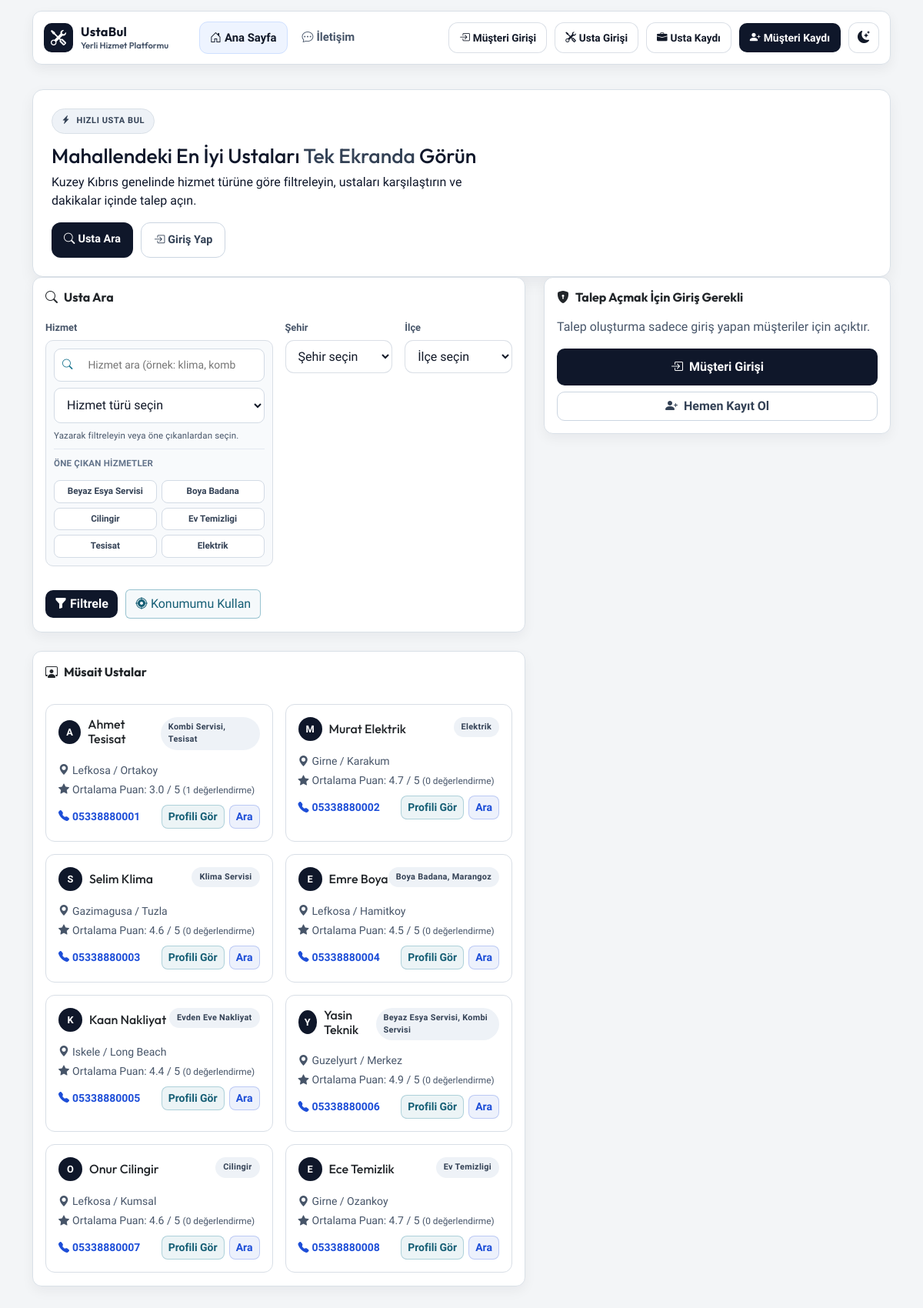
The app's page /, older data.
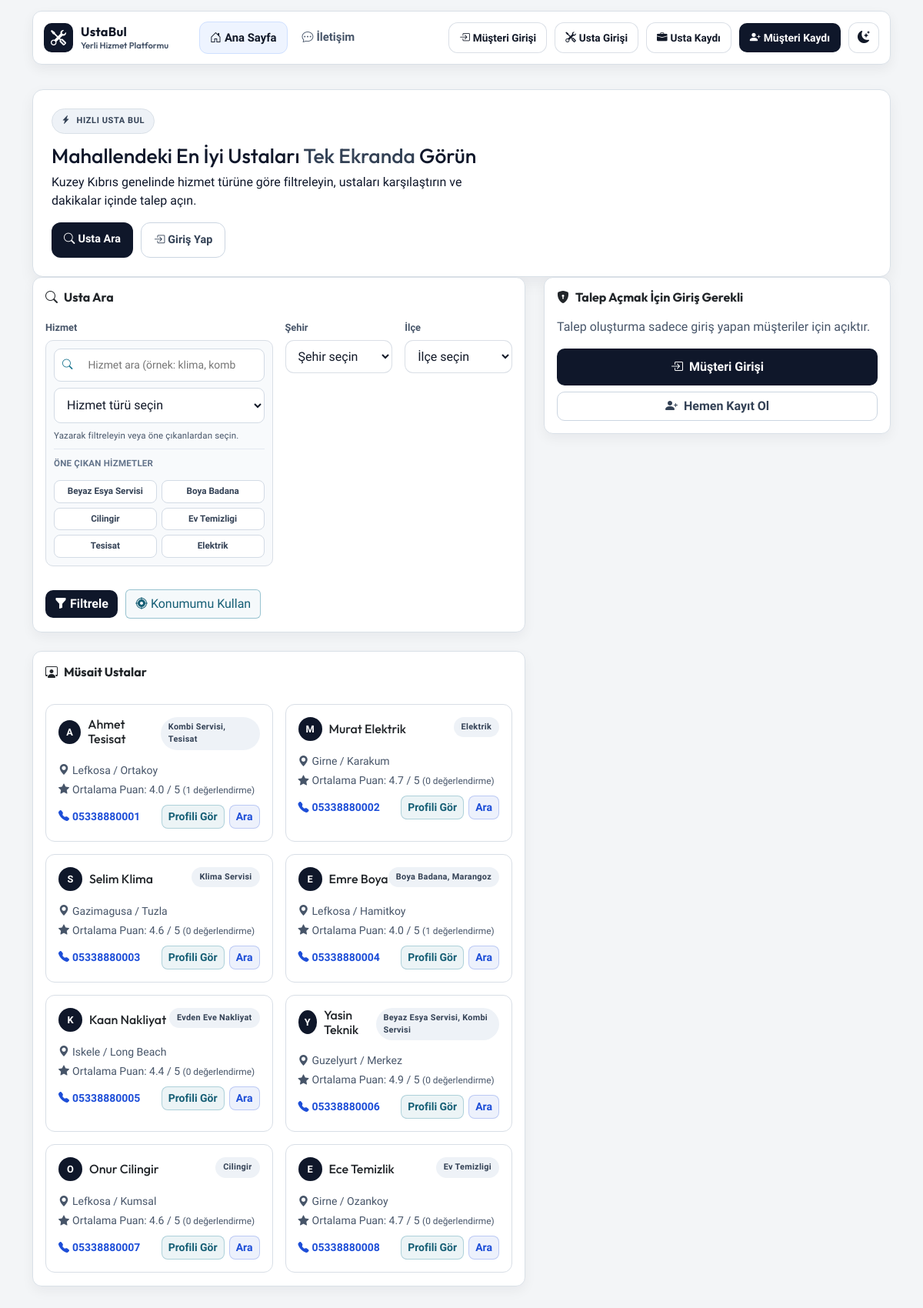
The same page, newer data.
### Myapp/models.py (models this page shows, shortened)
class Provider(models.Model):
    user = models.OneToOneField(
        User,
        on_delete=models.SET_NULL,
        null=True,
        blank=True,
        related_name="provider_profile",
    )
    full_name = models.CharField(max_length=120)
    service_types = models.ManyToManyField(ServiceType, related_name="providers", blank=True)
    city = models.CharField(max_length=80)
    district = models.CharField(max_length=80)
    phone = models.CharField(max_length=20)
    latitude = models.DecimalField(max_digits=9, decimal_places=6, null=True, blank=True)
    longitude = models.DecimalField(max_digits=9, decimal_places=6, null=True, blank=True)
    rating = models.DecimalField(max_digits=2, decimal_places=1, default=5.0)
    is_available = models.BooleanField(default=True)
    description = models.TextField(blank=True)
    created_at = models.DateTimeField(auto_now_add=True)
    class Meta:
        ordering = ["-is_available", "-rating", "full_name"]

### Myapp/views.py (the view)
# urls.py: path('', views.index, name='index'),
@never_cache
@ensure_csrf_cookie
def index(request):
    refresh_offer_lifecycle()
    is_provider_user = bool(get_provider_for_user(request.user)) if request.user.is_authenticated else False
    search_form = ServiceSearchForm(request.GET or None)
    providers_qs = (
        Provider.objects.filter(is_available=True)
        .prefetch_related("service_types")
        .annotate(ratings_count=Count("ratings", distinct=True))
    )
    location_used = False
    if search_form.is_valid():
        service_type = search_form.cleaned_data.get("service_type")
        city = (search_form.cleaned_data.get("city") or "").strip()
        district = (search_form.cleaned_data.get("district") or "").strip()
        user_latitude = search_form.cleaned_data.get("latitude")
        user_longitude = search_form.cleaned_data.get("longitude")
        if service_type:
            providers_qs = providers_qs.filter(service_types=service_type)
        if city:
            providers_qs = providers_qs.filter(city__icontains=city)
        if district and district != ANY_DISTRICT_VALUE:
            providers_qs = providers_qs.filter(district__icontains=district)
        providers_qs = providers_qs.annotate(
            avg_quote=Avg("offers__quote_amount", filter=get_provider_avg_quote_filter(service_type))
        )
        providers = list(providers_qs[:100])
        if user_latitude is not None and user_longitude is not None:
            location_used = True
            for provider in providers:
                if provider.latitude is not None and provider.longitude is not None:
                    provider.distance_km = round(
                        haversine_km(
                            float(user_latitude),
                            float(user_longitude),
                            float(provider.latitude),
                            float(provider.longitude),
                        ),
                        1,
                    )
                else:
                    provider.distance_km = None
            providers.sort(
                key=lambda p: (
                    p.distance_km is None,
                    p.distance_km if p.distance_km is not None else 10**9,
                    -float(p.rating),
                )
            )
        else:
            for provider in providers:
                provider.distance_km = None
    else:
        providers = list(providers_qs[:12])
        for provider in providers:
            provider.distance_km = None
    request_form = ServiceRequestForm(initial=build_request_form_initial(request))
    context = {
        "search_form": search_form,
        "request_form": request_form,
        "providers": providers[:12],
        "location_used": location_used,
        "city_district_map_json": get_city_district_map_json(),
        "is_provider_user": is_provider_user,
        "popular_service_types": get_popular_service_types(),
    }
    return render(request, "Myapp/index.html", context)

### Myapp/forms.py
class ServiceSearchForm(forms.Form):
    service_type = forms.ModelChoiceField(
        queryset=ServiceType.objects.all(),
        empty_label="Hizmet türü seçin",
        required=False,
        label="Hizmet",
    )
    city = forms.ChoiceField(choices=[("", "Şehir seçin")] + NC_CITY_CHOICES, required=False, label="Şehir")
    district = forms.ChoiceField(choices=DISTRICT_CHOICES_WITH_ANY, required=False, label="İlçe")
    latitude = forms.FloatField(required=False, widget=forms.HiddenInput())
    longitude = forms.FloatField(required=False, widget=forms.HiddenInput())

### Myapp/models.py (called while the page is built)
    def __str__(self):
        return self.name

### Myapp/views.py (called while the page is built, shortened)
def build_request_form_initial(request):
    if not request.user.is_authenticated:
        return {}

def get_city_district_map_json():
    return json.dumps(NC_CITY_DISTRICT_MAP)

def get_popular_service_types(limit=6):
    return list(
        ServiceType.objects.annotate(request_count=Count("requests", distinct=True))
        .order_by("-request_count", "name")[:limit]
    )

def get_offer_expiry_minutes():
    return max(1, int(getattr(settings, "OFFER_EXPIRY_MINUTES", 180)))

### Myapp/templates/Myapp/index.html (shortened to what the changed rows need)
{% extends "base.html" %}
{% block content %}
<section class="hero-spotlight reveal-up">
  <div class="hero-layout">
    <div class="hero-copy">
      <h1>Mahallendeki En İyi Ustaları <span>Tek Ekranda</span> Görün</h1>
    </div>
  </div>
</section>
<section class="row g-4 align-items-start">
  <div class="col-xl-7">
    <div class="card panel-card shadow-sm reveal-up delay-1" id="search-panel">
      <div class="card-body">
        <h2 class="h5 mb-3 section-title"><i class="bi bi-search me-2"></i>Usta Ara</h2>
      </div>
    </div>
    <div class="card panel-card shadow-sm mt-4 reveal-up delay-2">
      <div class="card-body">
        <div class="d-flex align-items-center justify-content-between flex-wrap gap-2 mb-3">
          <h2 class="h5 mb-0 section-title"><i class="bi bi-person-workspace me-2"></i>Müsait Ustalar</h2>
        </div>
        {% if providers %}
          <div class="row g-3 provider-grid">
            {% for provider in providers %}
              <div class="col-md-6 col-xl-6">
                <article class="provider-card p-3 h-100">
                  <div class="d-flex align-items-start justify-content-between mb-3">
                    <div class="provider-head">
                      <span class="avatar-dot">{{ provider.full_name|slice:":1"|upper }}</span>
                      <h3 class="h6 mb-0">{{ provider.full_name }}</h3>
                    </div>
                    <span class="pill">
                      {% for service in provider.service_types.all %}
                        {{ service.name }}{% if not forloop.last %}, {% endif %}
                      {% empty %}
                        Hizmet belirtilmedi
                      {% endfor %}
                    </span>
                  </div>
                  <p class="small mb-1 provider-location"><i class="bi bi-geo-alt-fill me-1"></i>{{ provider.city }} / {{ provider.district }}</p>
                  <p class="small mb-1 provider-rating">
                    <i class="bi bi-star-fill me-1"></i>Ortalama Puan: {{ provider.rating }} / 5
                    <span class="rating-count">({{ provider.ratings_count }} değerlendirme)</span>
                  </p>
                  <div class="provider-bottom">
                    <p class="small mb-0 provider-phone"><i class="bi bi-telephone-fill me-1"></i><strong>{{ provider.phone }}</strong></p>
                    <div class="provider-actions">
                      <a href="{% url 'provider_detail' provider.id %}" class="btn btn-sm provider-profile-btn">Profili Gör</a>
                      <a href="tel:{{ provider.phone }}" class="btn btn-sm provider-call-btn">Ara</a>
                    </div>
                  </div>
                </article>
              </div>
            {% endfor %}
          </div>
        {% else %}
          <p class="mb-0">Kriterlere uygun usta bulunamadı.</p>
        {% endif %}
      </div>
    </div>
  </div>
  <div class="col-xl-5">
    {% if not request.user.is_authenticated %}
      <div class="card panel-card shadow-sm sticky-form reveal-up delay-3 auth-gate-card" id="talep-form">
        <div class="card-body">
          <h2 class="h5 mb-3 section-title"><i class="bi bi-shield-lock-fill me-2"></i>Talep Açmak İçin Giriş Gerekli</h2>
        </div>
      </div>
    {% endif %}
  </div>
</section>
{% endblock %}

Row changes from the older to the newer data that the page shows:
changed Provider "Ahmet Tesisat": rating "3.0" → "4.0"
changed Provider "Emre Boya": rating "4.5" → "4.0"; ratings_count "0" → "1"
